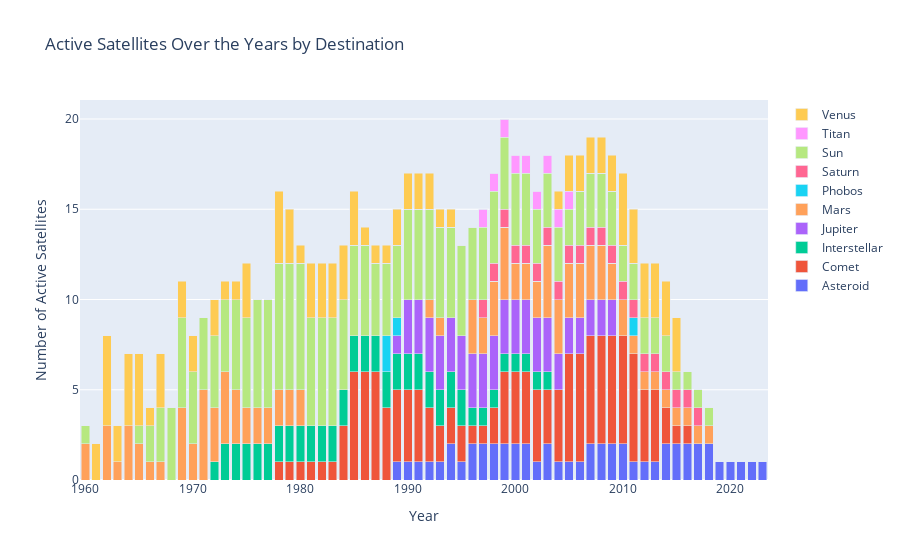

Here is the notebook cell this chart was saved with:
### Code cell
import pandas as pd
import plotly.graph_objects as go
from collections import defaultdict

# Load the CSV file
file_path = "./solar_system_probe_data/5_Solar_System_Probes_with_Launches.csv"
satellite_data = pd.read_csv(file_path)

# Extract year from 'Launch Date' and 'Last Contact'
satellite_data["Launch Year"] = pd.to_numeric(satellite_data["Launch Date"], errors="coerce")
satellite_data["Last Contact Year"] = pd.to_numeric(satellite_data["Last Contact"], errors="coerce")

# Removing rows where launch year or last contact year is NaN
satellite_data.dropna(subset=["Launch Year", "Last Contact Year"], inplace=True)

# Initialize a dictionary to hold the count of active satellites per year per destination
active_satellites = defaultdict(lambda: defaultdict(int))

# Iterate through each row to count active satellites
for _, row in satellite_data.iterrows():
    launch_year = int(row["Launch Year"])
    last_contact_year = int(row["Last Contact Year"])
    destination = row["Destination"]

    # Counting active satellites for each year in the range from launch to last contact
    for year in range(launch_year, last_contact_year + 1):
        active_satellites[year][destination] += 1

# Convert the dictionary to a DataFrame suitable for Plotly
years = sorted(active_satellites.keys())
destinations = sorted(list(set().union(*[active_satellites[year].keys() for year in years])))

# Initialize an empty DataFrame with a list of destinations as columns
stacked_data = pd.DataFrame(index=years, columns=destinations).fillna(0)

# Populate the DataFrame
for year in years:
    for destination in destinations:
        stacked_data.loc[year, destination] = active_satellites[year].get(destination, 0)

# Creating the stacked bar chart
fig = go.Figure()
for destination in destinations:
    fig.add_trace(
        go.Bar(
            name=destination,
            x=stacked_data.index,
            y=stacked_data[destination],
        )
    )

# Update layout
fig.update_layout(
    barmode="stack",
    title="Active Satellites Over the Years by Destination",
    xaxis_title="Year",
    yaxis_title="Number of Active Satellites"
)

fig.show()

### Figure 1 — Plotly figure (JSON) as saved in the notebook; plotly's stock layout.template omitted (floating-point values rounded to 4 significant figures)
{"data": [{"name": "Asteroid", "type": "bar", "x": [1960, 1961, 1962, 1963, 1964, 1965, 1966, 1967, 1968, 1969, 1970, 1971, 1972, 1973, 1974, 1975, 1976, 1977, 1978, 1979, 1980, 1981, 1982, 1983, 1984, 1985, 1986, 1987, 1988, 1989, 1990, 1991, 1992, 1993, 1994, 1995, 1996, 1997, 1998, 1999, 2000, 2001, 2002, 2003, 2004, 2005, 2006, 2007, 2008, 2009, 2010, 2011, 2012, 2013, 2014, 2015, 2016, 2017, 2018, 2019, 2020, 2021, 2022, 2023], "y": [0, 0, 0, 0, 0, 0, 0, 0, 0, 0, 0, 0, 0, 0, 0, 0, 0, 0, 0, 0, 0, 0, 0, 0, 0, 0, 0, 0, 0, 1, 1, 1, 1, 1, 2, 1, 2, 2, 2, 2, 2, 2, 1, 2, 1, 1, 1, 2, 2, 2, 2, 1, 1, 1, 2, 2, 2, 2, 2, 1, 1, 1, 1, 1]}, {"name": "Comet", "type": "bar", "x": [1960, 1961, 1962, 1963, 1964, 1965, 1966, 1967, 1968, 1969, 1970, 1971, 1972, 1973, 1974, 1975, 1976, 1977, 1978, 1979, 1980, 1981, 1982, 1983, 1984, 1985, 1986, 1987, 1988, 1989, 1990, 1991, 1992, 1993, 1994, 1995, 1996, 1997, 1998, 1999, 2000, 2001, 2002, 2003, 2004, 2005, 2006, 2007, 2008, 2009, 2010, 2011, 2012, 2013, 2014, 2015, 2016, 2017, 2018, 2019, 2020, 2021, 2022, 2023], "y": [0, 0, 0, 0, 0, 0, 0, 0, 0, 0, 0, 0, 0, 0, 0, 0, 0, 0, 1, 1, 1, 1, 1, 1, 3, 6, 6, 6, 4, 4, 4, 4, 3, 2, 2, 2, 1, 1, 2, 4, 4, 4, 4, 3, 4, 6, 6, 6, 6, 6, 6, 6, 4, 4, 2, 1, 1, 0, 0, 0, 0, 0, 0, 0]}, {"name": "Interstellar", "type": "bar", "x": [1960, 1961, 1962, 1963, 1964, 1965, 1966, 1967, 1968, 1969, 1970, 1971, 1972, 1973, 1974, 1975, 1976, 1977, 1978, 1979, 1980, 1981, 1982, 1983, 1984, 1985, 1986, 1987, 1988, 1989, 1990, 1991, 1992, 1993, 1994, 1995, 1996, 1997, 1998, 1999, 2000, 2001, 2002, 2003, 2004, 2005, 2006, 2007, 2008, 2009, 2010, 2011, 2012, 2013, 2014, 2015, 2016, 2017, 2018, 2019, 2020, 2021, 2022, 2023], "y": [0, 0, 0, 0, 0, 0, 0, 0, 0, 0, 0, 0, 1, 2, 2, 2, 2, 2, 2, 2, 2, 2, 2, 2, 2, 2, 2, 2, 2, 2, 2, 2, 2, 2, 2, 2, 1, 1, 1, 1, 1, 1, 1, 1, 0, 0, 0, 0, 0, 0, 0, 0, 0, 0, 0, 0, 0, 0, 0, 0, 0, 0, 0, 0]}, {"name": "Jupiter", "type": "bar", "x": [1960, 1961, 1962, 1963, 1964, 1965, 1966, 1967, 1968, 1969, 1970, 1971, 1972, 1973, 1974, 1975, 1976, 1977, 1978, 1979, 1980, 1981, 1982, 1983, 1984, 1985, 1986, 1987, 1988, 1989, 1990, 1991, 1992, 1993, 1994, 1995, 1996, 1997, 1998, 1999, 2000, 2001, 2002, 2003, 2004, 2005, 2006, 2007, 2008, 2009, 2010, 2011, 2012, 2013, 2014, 2015, 2016, 2017, 2018, 2019, 2020, 2021, 2022, 2023], "y": [0, 0, 0, 0, 0, 0, 0, 0, 0, 0, 0, 0, 0, 0, 0, 0, 0, 0, 0, 0, 0, 0, 0, 0, 0, 0, 0, 0, 0, 1, 3, 3, 3, 3, 3, 3, 3, 3, 3, 3, 3, 3, 3, 3, 2, 2, 2, 2, 2, 2, 0, 0, 0, 0, 0, 0, 0, 0, 0, 0, 0, 0, 0, 0]}, {"name": "Mars", "type": "bar", "x": [1960, 1961, 1962, 1963, 1964, 1965, 1966, 1967, 1968, 1969, 1970, 1971, 1972, 1973, 1974, 1975, 1976, 1977, 1978, 1979, 1980, 1981, 1982, 1983, 1984, 1985, 1986, 1987, 1988, 1989, 1990, 1991, 1992, 1993, 1994, 1995, 1996, 1997, 1998, 1999, 2000, 2001, 2002, 2003, 2004, 2005, 2006, 2007, 2008, 2009, 2010, 2011, 2012, 2013, 2014, 2015, 2016, 2017, 2018, 2019, 2020, 2021, 2022, 2023], "y": [2, 0, 3, 1, 3, 2, 1, 1, 0, 4, 2, 5, 3, 4, 3, 2, 2, 2, 2, 2, 2, 0, 0, 0, 0, 0, 0, 0, 0, 0, 0, 0, 1, 1, 0, 0, 3, 2, 3, 4, 2, 2, 2, 4, 3, 3, 3, 3, 3, 2, 2, 1, 1, 1, 1, 1, 1, 1, 1, 0, 0, 0, 0, 0]}, {"name": "Phobos", "type": "bar", "x": [1960, 1961, 1962, 1963, 1964, 1965, 1966, 1967, 1968, 1969, 1970, 1971, 1972, 1973, 1974, 1975, 1976, 1977, 1978, 1979, 1980, 1981, 1982, 1983, 1984, 1985, 1986, 1987, 1988, 1989, 1990, 1991, 1992, 1993, 1994, 1995, 1996, 1997, 1998, 1999, 2000, 2001, 2002, 2003, 2004, 2005, 2006, 2007, 2008, 2009, 2010, 2011, 2012, 2013, 2014, 2015, 2016, 2017, 2018, 2019, 2020, 2021, 2022, 2023], "y": [0, 0, 0, 0, 0, 0, 0, 0, 0, 0, 0, 0, 0, 0, 0, 0, 0, 0, 0, 0, 0, 0, 0, 0, 0, 0, 0, 0, 2, 1, 0, 0, 0, 0, 0, 0, 0, 0, 0, 0, 0, 0, 0, 0, 0, 0, 0, 0, 0, 0, 0, 1, 0, 0, 0, 0, 0, 0, 0, 0, 0, 0, 0, 0]}, {"name": "Saturn", "type": "bar", "x": [1960, 1961, 1962, 1963, 1964, 1965, 1966, 1967, 1968, 1969, 1970, 1971, 1972, 1973, 1974, 1975, 1976, 1977, 1978, 1979, 1980, 1981, 1982, 1983, 1984, 1985, 1986, 1987, 1988, 1989, 1990, 1991, 1992, 1993, 1994, 1995, 1996, 1997, 1998, 1999, 2000, 2001, 2002, 2003, 2004, 2005, 2006, 2007, 2008, 2009, 2010, 2011, 2012, 2013, 2014, 2015, 2016, 2017, 2018, 2019, 2020, 2021, 2022, 2023], "y": [0, 0, 0, 0, 0, 0, 0, 0, 0, 0, 0, 0, 0, 0, 0, 0, 0, 0, 0, 0, 0, 0, 0, 0, 0, 0, 0, 0, 0, 0, 0, 0, 0, 0, 0, 0, 0, 1, 1, 1, 1, 1, 1, 1, 1, 1, 1, 1, 1, 1, 1, 1, 1, 1, 1, 1, 1, 1, 0, 0, 0, 0, 0, 0]}, {"name": "Sun", "type": "bar", "x": [1960, 1961, 1962, 1963, 1964, 1965, 1966, 1967, 1968, 1969, 1970, 1971, 1972, 1973, 1974, 1975, 1976, 1977, 1978, 1979, 1980, 1981, 1982, 1983, 1984, 1985, 1986, 1987, 1988, 1989, 1990, 1991, 1992, 1993, 1994, 1995, 1996, 1997, 1998, 1999, 2000, 2001, 2002, 2003, 2004, 2005, 2006, 2007, 2008, 2009, 2010, 2011, 2012, 2013, 2014, 2015, 2016, 2017, 2018, 2019, 2020, 2021, 2022, 2023], "y": [1, 0, 0, 0, 0, 1, 2, 3, 4, 5, 4, 4, 4, 4, 5, 5, 6, 6, 7, 7, 7, 6, 6, 6, 5, 5, 5, 4, 4, 4, 5, 5, 5, 5, 5, 5, 4, 4, 4, 4, 4, 4, 3, 3, 3, 2, 3, 3, 3, 3, 2, 2, 2, 2, 2, 1, 1, 1, 1, 0, 0, 0, 0, 0]}, {"name": "Titan", "type": "bar", "x": [1960, 1961, 1962, 1963, 1964, 1965, 1966, 1967, 1968, 1969, 1970, 1971, 1972, 1973, 1974, 1975, 1976, 1977, 1978, 1979, 1980, 1981, 1982, 1983, 1984, 1985, 1986, 1987, 1988, 1989, 1990, 1991, 1992, 1993, 1994, 1995, 1996, 1997, 1998, 1999, 2000, 2001, 2002, 2003, 2004, 2005, 2006, 2007, 2008, 2009, 2010, 2011, 2012, 2013, 2014, 2015, 2016, 2017, 2018, 2019, 2020, 2021, 2022, 2023], "y": [0, 0, 0, 0, 0, 0, 0, 0, 0, 0, 0, 0, 0, 0, 0, 0, 0, 0, 0, 0, 0, 0, 0, 0, 0, 0, 0, 0, 0, 0, 0, 0, 0, 0, 0, 0, 0, 1, 1, 1, 1, 1, 1, 1, 1, 1, 0, 0, 0, 0, 0, 0, 0, 0, 0, 0, 0, 0, 0, 0, 0, 0, 0, 0]}, {"name": "Venus", "type": "bar", "x": [1960, 1961, 1962, 1963, 1964, 1965, 1966, 1967, 1968, 1969, 1970, 1971, 1972, 1973, 1974, 1975, 1976, 1977, 1978, 1979, 1980, 1981, 1982, 1983, 1984, 1985, 1986, 1987, 1988, 1989, 1990, 1991, 1992, 1993, 1994, 1995, 1996, 1997, 1998, 1999, 2000, 2001, 2002, 2003, 2004, 2005, 2006, 2007, 2008, 2009, 2010, 2011, 2012, 2013, 2014, 2015, 2016, 2017, 2018, 2019, 2020, 2021, 2022, 2023], "y": [0, 2, 5, 2, 4, 4, 1, 3, 0, 2, 2, 0, 2, 1, 1, 3, 0, 0, 4, 3, 1, 3, 3, 3, 3, 3, 1, 1, 1, 2, 2, 2, 2, 1, 1, 0, 0, 0, 0, 0, 0, 0, 0, 0, 1, 2, 2, 2, 2, 2, 4, 3, 3, 3, 3, 3, 0, 0, 0, 0, 0, 0, 0, 0]}], "layout": {"barmode": "stack", "title": {"text": "Active Satellites Over the Years by Destination"}, "xaxis": {"title": {"text": "Year"}}, "yaxis": {"title": {"text": "Number of Active Satellites"}}}}
